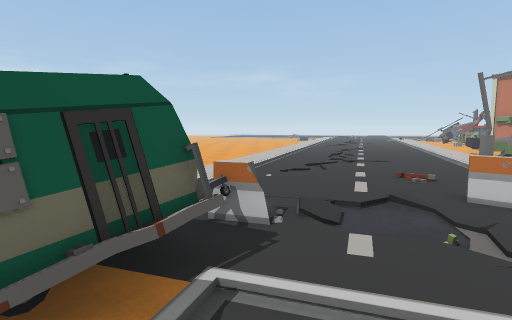
[1] (above)

24 first-person views from a walk through a 3-D level made in the Unity game engine. The camera is 1.4 m above the floor, tilts 6° down and sees 80° across. The floor is counted in squares, 1 m on a side. Each view is taken from the middle of a square. On the plan, view 1 faces up. The plan holds only what a view shows up to about 14 squares ahead; the rest is blank. The place goes on beyond the plan. Some animated figures are left out.

[2]
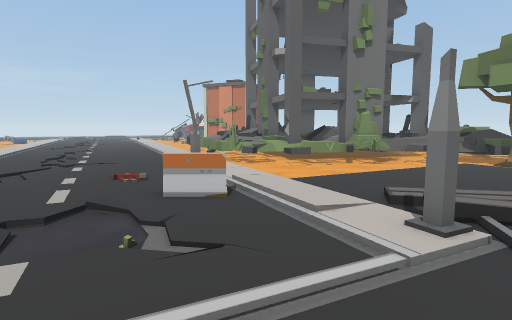

[3]
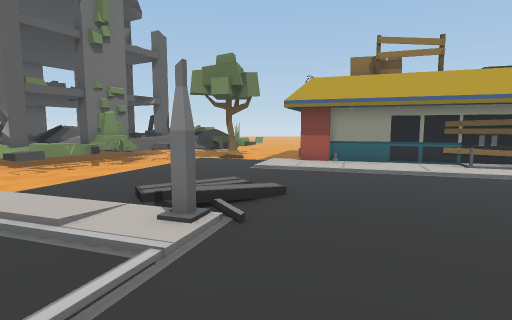

[4]
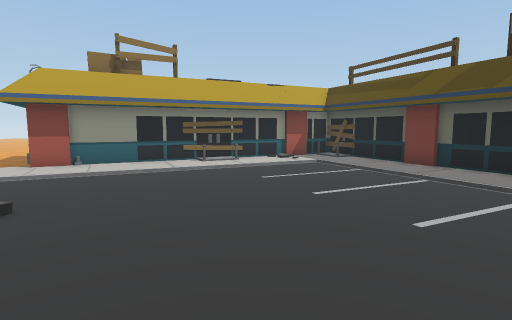

[5]
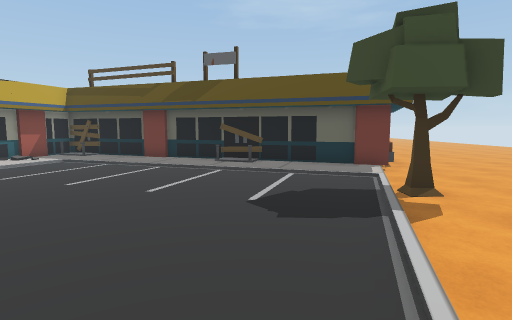

[6]
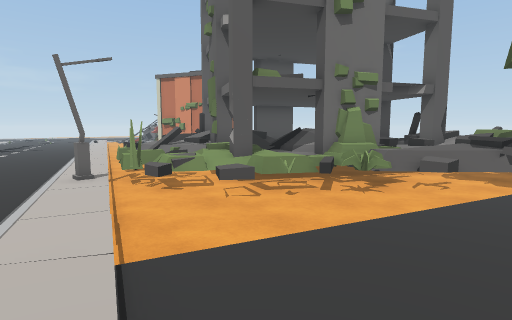

[7]
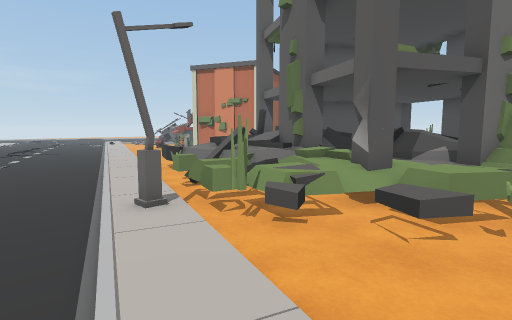

[8]
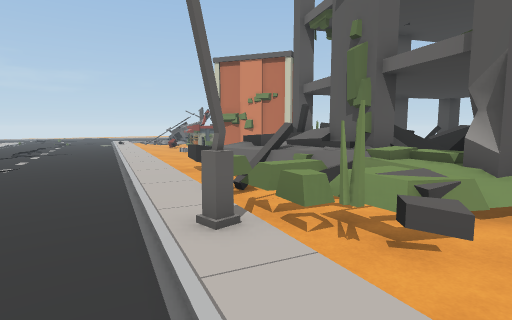

[9]
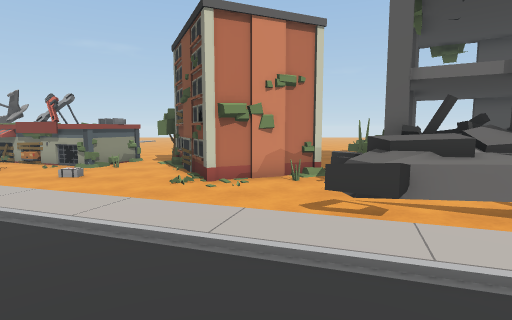

[10]
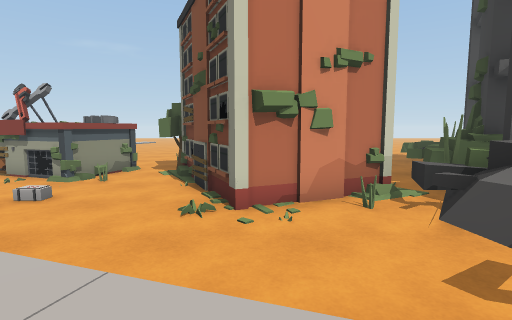

[11]
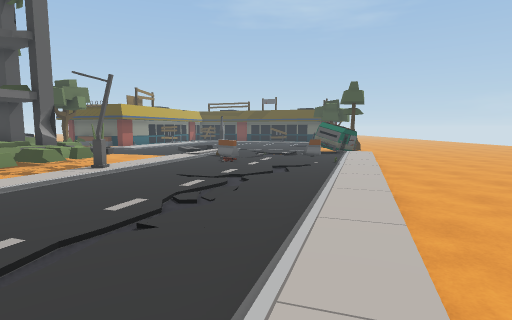

[12]
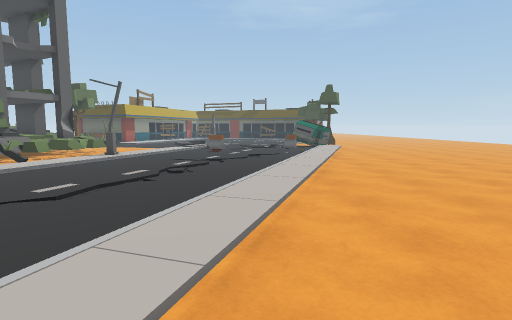

[13]
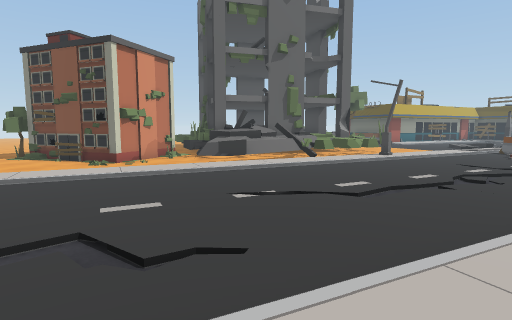

[14]
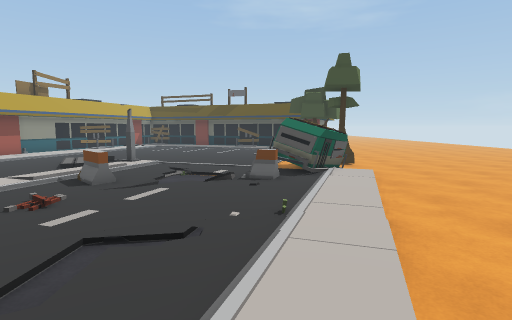

[15]
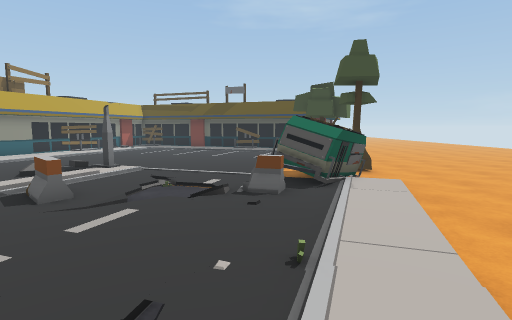

[16]
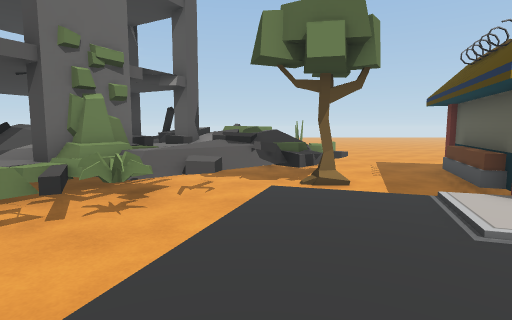

[17]
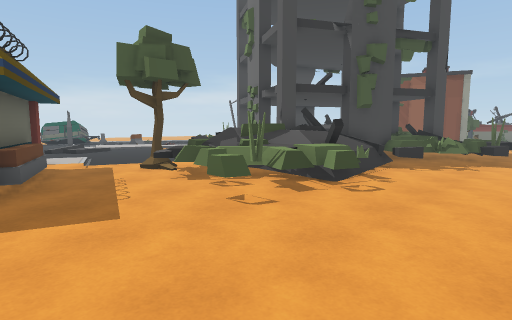

[18]
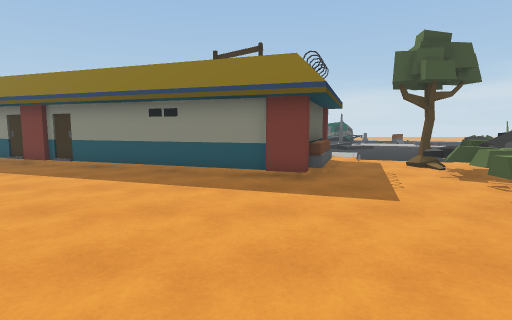

[19]
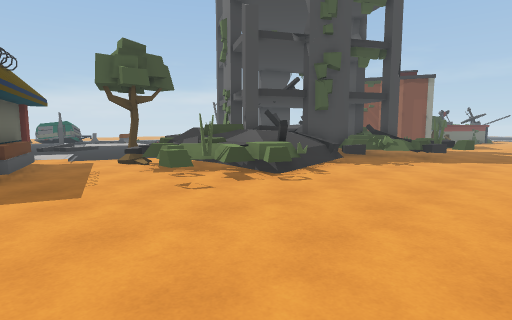

[20]
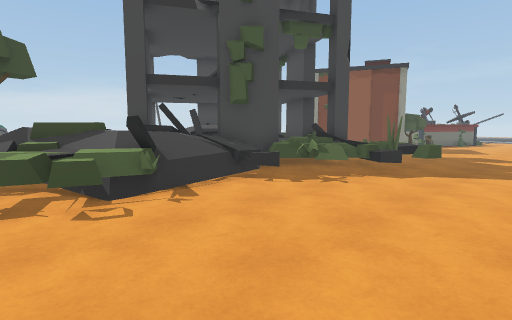

[21]
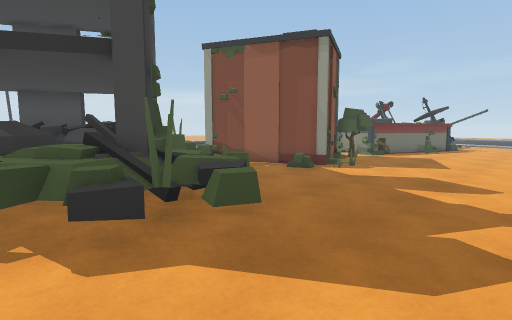

[22]
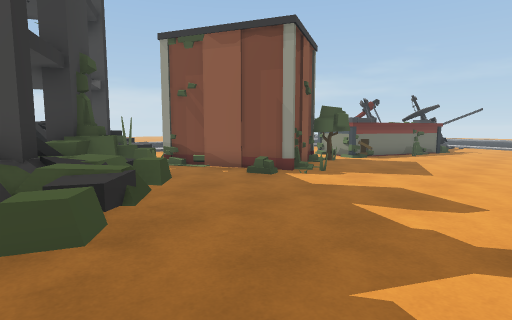

[23]
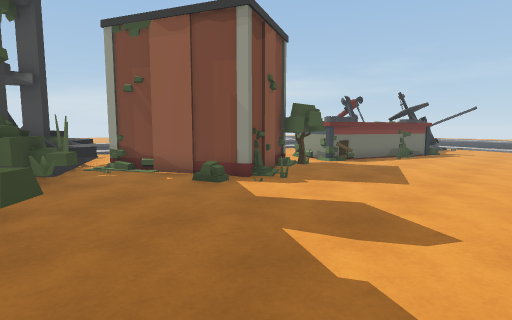

[24]
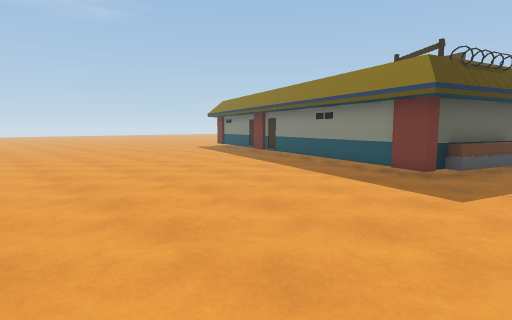

### Floor plan
Key: @ floor where view 1 was taken; # wall or solid block; x gap in a wall; . main floor; : floor 0.25 m higher than the main floor; + floor 0.5 m higher than the main floor; * floor 0.75 m higher than the main floor; / step, stairs or slope; = window, fence, low wall or low ledge; ^ raised ledge; B building; S streetlight; T tree.
Columns run from 6 left of view 1 to 28 right of it. Each row starts with its distance up from view 1.
 25         .. .....    /....^^^ .....
 24           :........:.......x......
 23       ...::.......:/......TTT.....
 22      .../:........:/....###T......
 21     ..../:........:...### ##......
 20    .....::.......:/...#    #=.....
 19    ..../:........:/...#   ###......
 18   ...../:.......::/...######.......
 17  ......::.......:/B//BB##..........
 16 ....../:........://   BB...........
 15 ....../:.......::.B  BBBBBB........
 14 ......::.......:/BB  BBBBBB.BB.....
 13 ...../:........:BB  BBBBBBBBBBB....
 12 ...../:.......::BB+BBBBBB BBBBBB...
 11 .....::.......SSBB*BBBBBB BBB*BB...
 10 ..../:........:/BBB  BBBB BBBBB...
  9 ..../:.......::BBBBBBBBBB BBBB.....
  8 ....::.......:/..BBBBBBBB BBBB....
  7 .../:........:/.BBBBBBB    *BB.....
  6 .../:.....==/:....BBBBBBBB *.......
  5 ......=/...=:/.....B+   BB  .......
  4 ../.##......:/......B+     BB......
  3 ...###=..../:.........B    *BB....
  2 ...###.....:///.......B*   *B......
  1 ..T  /..../#///.......TBBBBB.......
  0 ..T ..@......//.........B.BBB......
 -1 ..../.............../..............
 -2 ..../..............##==...........
 -3  ..................######.........
 -4  ../...............#    #..........
 -5 ..T/...............#    #..........
 -6 ..................##   ##..........
 -7 ../..............##    #...........
 -8 ../..............##    #..........
 -9 .###.............#    ##..........
-10 .# ####:=........#    #...........
-11 =#    ####......##   ##...........
-12          ####.=.#    #............

Where each view was taken, in squares from view 1:
view 1: 0 up, 0 right, facing up
view 2: 0 up, 1 right, facing up-right
view 3: 0 up, 1 right, facing right
view 4: 0 up, 1 right, facing down-right
view 5: 2 up, 0 right, facing down
view 6: 2 up, 6 right, facing up-right
view 7: 6 up, 6 right, facing up-right
view 8: 8 up, 6 right, facing up-right
view 9: 19 up, 7 right, facing right
view 10: 20 up, 10 right, facing right
view 11: 22 up, 3 right, facing down
view 12: 25 up, 2 right, facing down
view 13: 25 up, 3 right, facing down-right
view 14: 14 up, 0 right, facing down
view 15: 12 up, 0 right, facing down
view 16: 3 up, 8 right, facing right
view 17: 4 down, 26 right, facing up-left
view 18: 5 down, 27 right, facing left
view 19: 4 down, 28 right, facing up-left
view 20: 1 up, 28 right, facing up-left
view 21: 9 up, 28 right, facing up-left
view 22: 11 up, 28 right, facing up-left
view 23: 13 up, 28 right, facing up-left
view 24: 1 down, 28 right, facing down-left
